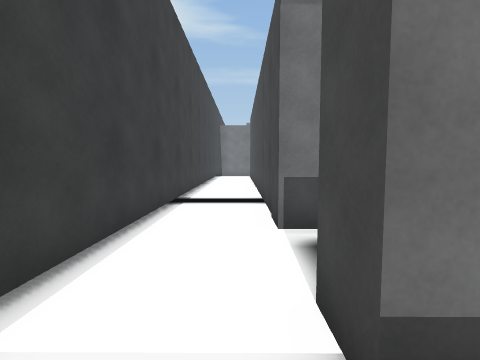
View 1 (above)

17 first-person views from a walk through a 3-D level made in the Unity game engine. The camera is 1.2 m above the floor, tilts 4° down and sees 85° across. The floor is counted in squares, 1 m on a side. Each view is taken from the middle of a square. On the plan, view 1 faces up. The plan holds only what a view shows up to about 12 squares ahead; the rest is blank. The place goes on beyond the plan. The player is left out.

View 2
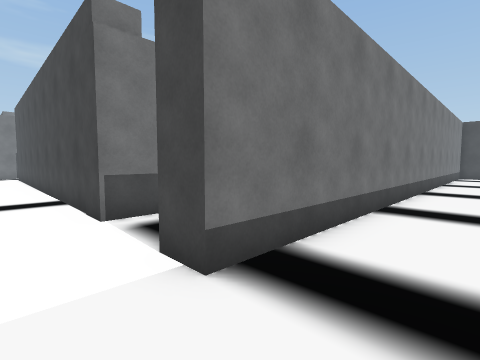

View 3
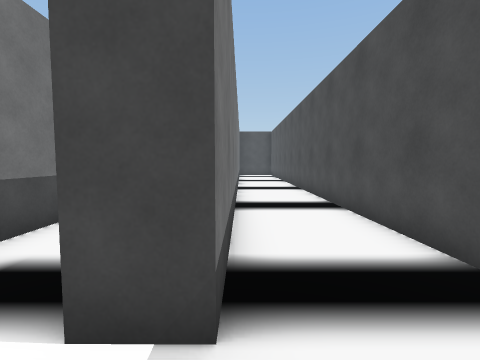

View 4
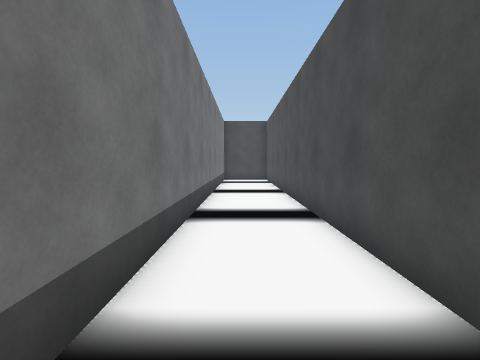

View 5
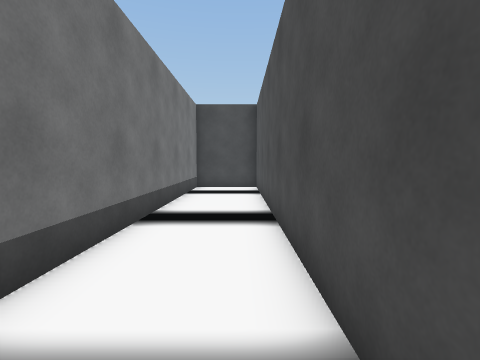

View 6
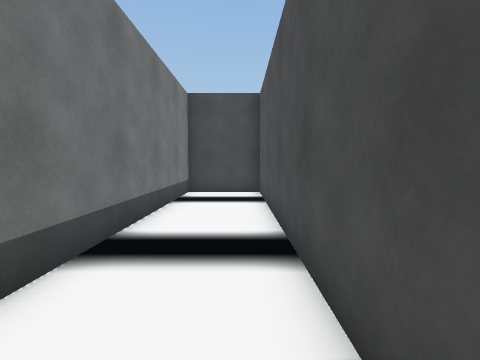

View 7
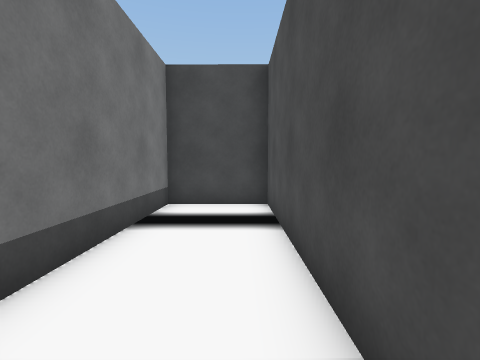

View 8
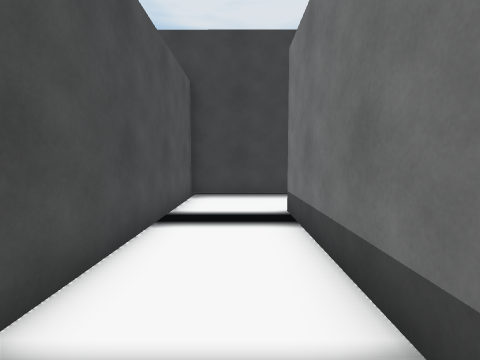

View 9
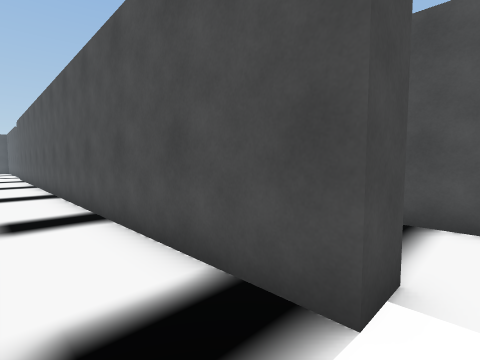

View 10
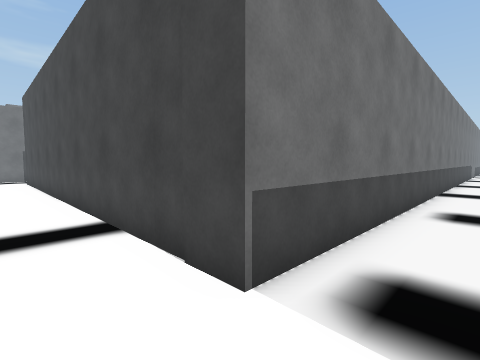

View 11
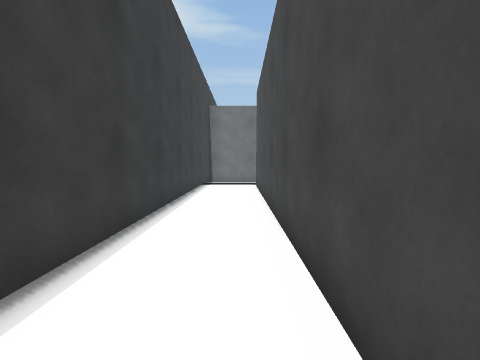

View 12
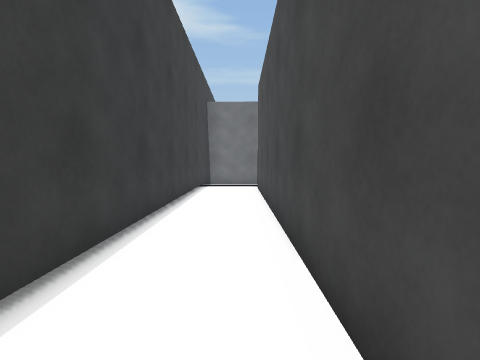

View 13
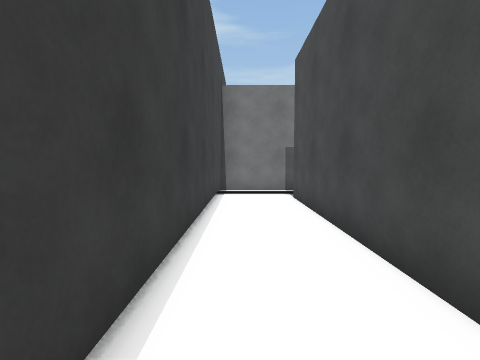

View 14
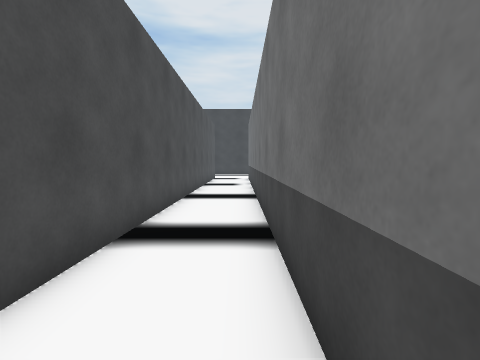

View 15
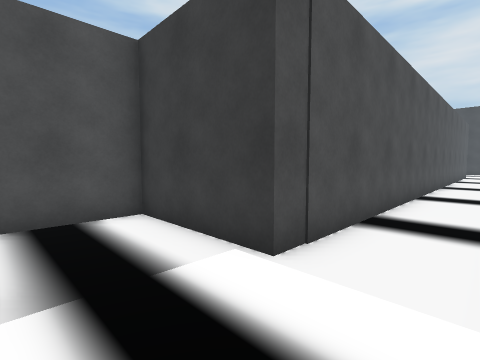

View 16
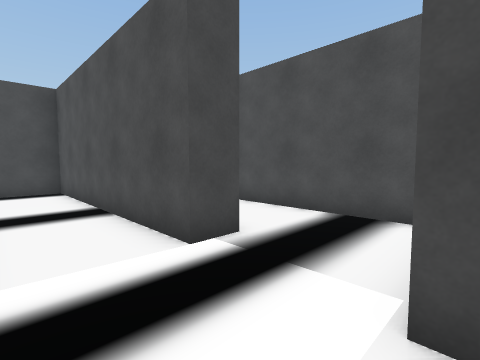

View 17
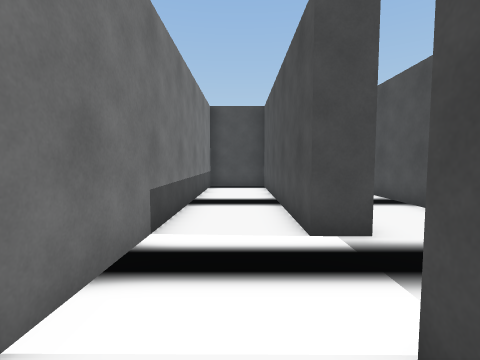

### Floor plan
Points are (right, up) in squares from view 1. A wall is a line through its corners. A room is listed if a view was taken in it or the views show most of it. See-through windows are left out.
Room 1 (views 1, 2, 3, 4, 5, 6, 7, 8)
walls: (-1.9, 2.5) (-1.9, -1.7) (22.4, -1.8) (22.4, 1) (0.7, 1.2) (0.7, 2.2)
ways out: opening at (-0.5, 1.5) to room 2
Room 2 (views 9, 10, 11, 12, 13, 14, 15, 16, 17)
walls: (19.5, 4.5) (0.7, 4.6) (0.8, 20.8); (26.2, 0.8) (26.2, 1.9) (34.7, 1.8) (34.7, 3.6); (0.7, 2.2) (23.4, 2) (23.4, -1.8) (31.5, -1.8); (34, 4.4) (23.5, 4.5); (-1.8, 21.3) (-1.9, 2.5)
ways out: opening at (-0.5, 1.5) to room 1; gap at (1, 21)

Positions as (right, up) in squares from view 1, and headings:
1: (0, 0), facing up
2: (-1, -1), facing up-right
3: (-1, 1), facing right
4: (5, 0), facing right
5: (10, -1), facing right
6: (12, -1), facing right
7: (15, -1), facing right
8: (7, 0), facing left
9: (0, 4), facing down-right
10: (-1, 3), facing up-right
11: (0, 8), facing up
12: (0, 9), facing up
13: (-1, 12), facing up
14: (20, 4), facing left
15: (26, 4), facing down-left
16: (23, 4), facing down-right
17: (22, 3), facing right
